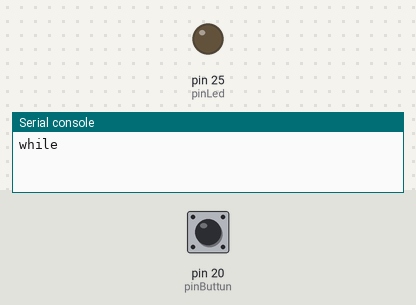
Bench run of a program on a simulated MicroPython board. Shown: output pins drawn as LEDs (lit = HIGH), the last lines printed to the serial console. The test bench sets the inputs (shaded band); at power-on: pin 20 (pinButtun) HIGH.

Above: at 1.2 s.
1.3 s: pin 20 (pinButtun) pulled LOW for 0.15 s
At 2.2 s:
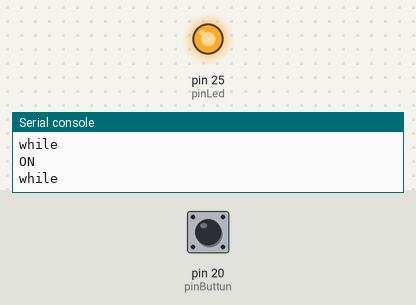
2.9 s: pin 20 (pinButtun) pulled LOW for 1 s
At 3.4 s:
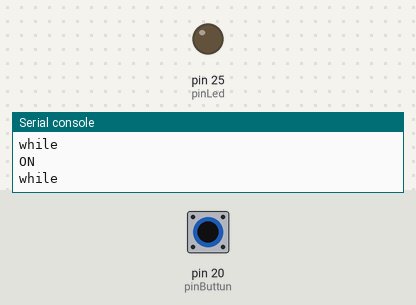
5.4 s: pin 20 (pinButtun) pulled LOW for 3.2 s
At 6.5 s:
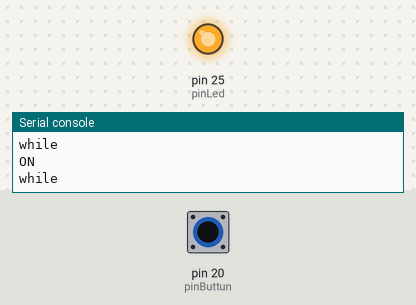
Timing chart, 0 to 8.4 s (numbered marks = the images above; inputs shaded):
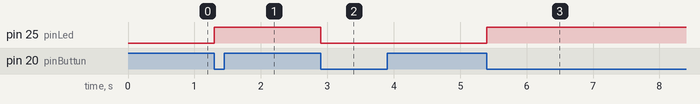

Measured:
- after the input at 1.3 s, pin 25 (pinLed): LOW → HIGH at once
- after the input at 2.9 s, pin 25 (pinLed): HIGH → LOW at once
- after the input at 5.4 s, pin 25 (pinLed): LOW → HIGH at once

The program:

intPelda_2.py
```python
from machine import Pin
import time

pinButtun = Pin(20, mode=Pin.IN, pull=Pin.PULL_UP)
pinLed = Pin(25, mode=Pin.OUT)

def buttonISR(pin):
    pinLed.value(not pinLed.value())
    print("ON")

pinButtun.irq(trigger=Pin.IRQ_FALLING, handler=buttonISR)

while True:
    #valami kód
    time.sleep(1)
    print("while")
```
